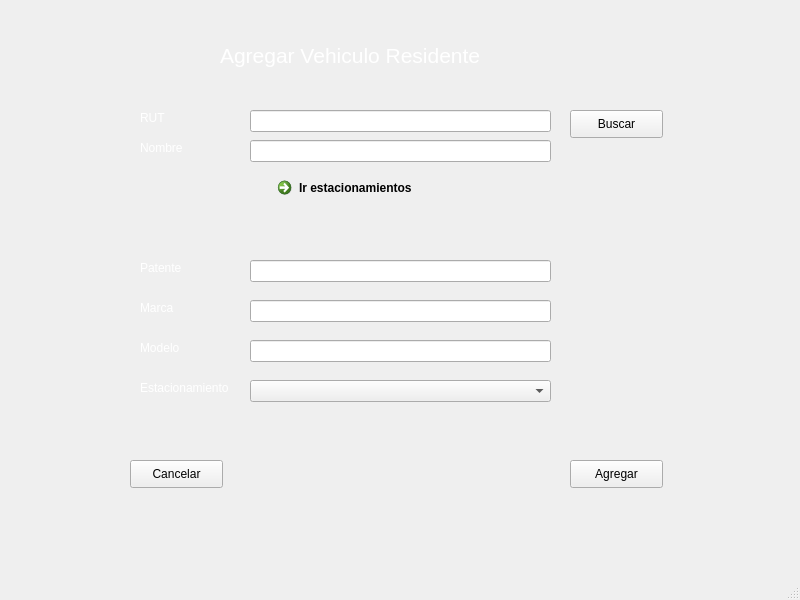
<?xml version="1.0" encoding="UTF-8"?>
<ui version="4.0">
 <class>MainAgregarVehiculo</class>
 <widget class="QMainWindow" name="MainAgregarVehiculo">
  <property name="geometry">
   <rect>
    <x>0</x>
    <y>0</y>
    <width>800</width>
    <height>600</height>
   </rect>
  </property>
  <property name="windowTitle">
   <string>MainWindow</string>
  </property>
  <property name="styleSheet">
   <string notr="true">QLabel{
color:white
}</string>
  </property>
  <widget class="QWidget" name="centralwidget">
   <widget class="QLabel" name="label">
    <property name="geometry">
     <rect>
      <x>220</x>
      <y>40</y>
      <width>361</width>
      <height>31</height>
     </rect>
    </property>
    <property name="font">
     <font>
      <pointsize>16</pointsize>
     </font>
    </property>
    <property name="text">
     <string>Agregar Vehiculo Residente</string>
    </property>
   </widget>
   <widget class="QLabel" name="label_2">
    <property name="geometry">
     <rect>
      <x>140</x>
      <y>110</y>
      <width>55</width>
      <height>16</height>
     </rect>
    </property>
    <property name="text">
     <string>RUT</string>
    </property>
   </widget>
   <widget class="QLineEdit" name="txtRut">
    <property name="geometry">
     <rect>
      <x>250</x>
      <y>110</y>
      <width>301</width>
      <height>22</height>
     </rect>
    </property>
   </widget>
   <widget class="QPushButton" name="btnBuscar">
    <property name="geometry">
     <rect>
      <x>570</x>
      <y>110</y>
      <width>93</width>
      <height>28</height>
     </rect>
    </property>
    <property name="text">
     <string>Buscar</string>
    </property>
   </widget>
   <widget class="QLineEdit" name="txtNombre">
    <property name="geometry">
     <rect>
      <x>250</x>
      <y>140</y>
      <width>301</width>
      <height>22</height>
     </rect>
    </property>
    <property name="readOnly">
     <bool>true</bool>
    </property>
   </widget>
   <widget class="QLabel" name="label_3">
    <property name="geometry">
     <rect>
      <x>140</x>
      <y>140</y>
      <width>55</width>
      <height>16</height>
     </rect>
    </property>
    <property name="text">
     <string>Nombre</string>
    </property>
   </widget>
   <widget class="QLabel" name="label_4">
    <property name="geometry">
     <rect>
      <x>140</x>
      <y>260</y>
      <width>55</width>
      <height>16</height>
     </rect>
    </property>
    <property name="text">
     <string>Patente</string>
    </property>
   </widget>
   <widget class="QLabel" name="label_5">
    <property name="geometry">
     <rect>
      <x>140</x>
      <y>300</y>
      <width>55</width>
      <height>16</height>
     </rect>
    </property>
    <property name="text">
     <string>Marca</string>
    </property>
   </widget>
   <widget class="QLabel" name="label_6">
    <property name="geometry">
     <rect>
      <x>140</x>
      <y>340</y>
      <width>55</width>
      <height>16</height>
     </rect>
    </property>
    <property name="text">
     <string>Modelo</string>
    </property>
   </widget>
   <widget class="QLabel" name="label_7">
    <property name="geometry">
     <rect>
      <x>140</x>
      <y>380</y>
      <width>101</width>
      <height>16</height>
     </rect>
    </property>
    <property name="text">
     <string>Estacionamiento</string>
    </property>
   </widget>
   <widget class="QLineEdit" name="txtPatente">
    <property name="geometry">
     <rect>
      <x>250</x>
      <y>260</y>
      <width>301</width>
      <height>22</height>
     </rect>
    </property>
    <property name="readOnly">
     <bool>false</bool>
    </property>
   </widget>
   <widget class="QLineEdit" name="txtMarca">
    <property name="geometry">
     <rect>
      <x>250</x>
      <y>300</y>
      <width>301</width>
      <height>22</height>
     </rect>
    </property>
    <property name="readOnly">
     <bool>false</bool>
    </property>
   </widget>
   <widget class="QLineEdit" name="txtModelo">
    <property name="geometry">
     <rect>
      <x>250</x>
      <y>340</y>
      <width>301</width>
      <height>22</height>
     </rect>
    </property>
    <property name="readOnly">
     <bool>false</bool>
    </property>
   </widget>
   <widget class="QComboBox" name="cboEstacionamiento">
    <property name="geometry">
     <rect>
      <x>250</x>
      <y>380</y>
      <width>301</width>
      <height>22</height>
     </rect>
    </property>
   </widget>
   <widget class="QPushButton" name="btnAgregar">
    <property name="geometry">
     <rect>
      <x>570</x>
      <y>460</y>
      <width>93</width>
      <height>28</height>
     </rect>
    </property>
    <property name="text">
     <string>Agregar</string>
    </property>
   </widget>
   <widget class="QCommandLinkButton" name="btnIrEstacionamientos">
    <property name="geometry">
     <rect>
      <x>270</x>
      <y>170</y>
      <width>222</width>
      <height>48</height>
     </rect>
    </property>
    <property name="text">
     <string>Ir estacionamientos</string>
    </property>
   </widget>
   <widget class="QPushButton" name="btnCancelar">
    <property name="geometry">
     <rect>
      <x>130</x>
      <y>460</y>
      <width>93</width>
      <height>28</height>
     </rect>
    </property>
    <property name="text">
     <string>Cancelar</string>
    </property>
   </widget>
   <widget class="QLabel" name="label_8">
    <property name="geometry">
     <rect>
      <x>-550</x>
      <y>-50</y>
      <width>1461</width>
      <height>631</height>
     </rect>
    </property>
    <property name="text">
     <string/>
    </property>
    <property name="pixmap">
     <pixmap>w2.jpg</pixmap>
    </property>
   </widget>
   <zorder>label_8</zorder>
   <zorder>label</zorder>
   <zorder>label_2</zorder>
   <zorder>txtRut</zorder>
   <zorder>btnBuscar</zorder>
   <zorder>txtNombre</zorder>
   <zorder>label_3</zorder>
   <zorder>label_4</zorder>
   <zorder>label_5</zorder>
   <zorder>label_6</zorder>
   <zorder>label_7</zorder>
   <zorder>txtPatente</zorder>
   <zorder>txtMarca</zorder>
   <zorder>txtModelo</zorder>
   <zorder>cboEstacionamiento</zorder>
   <zorder>btnAgregar</zorder>
   <zorder>btnIrEstacionamientos</zorder>
   <zorder>btnCancelar</zorder>
  </widget>
  <widget class="QMenuBar" name="menubar">
   <property name="geometry">
    <rect>
     <x>0</x>
     <y>0</y>
     <width>800</width>
     <height>26</height>
    </rect>
   </property>
  </widget>
  <widget class="QStatusBar" name="statusbar"/>
 </widget>
 <resources/>
 <connections/>
</ui>
